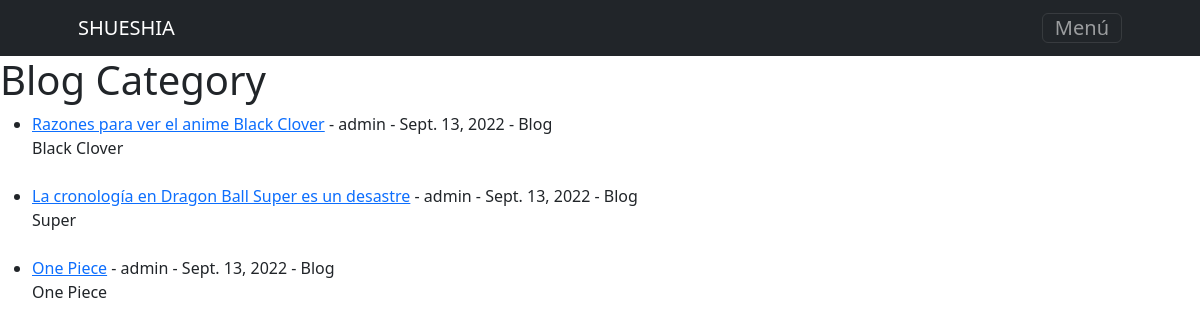
Page /category/Blog on the committed database.
### main/models.py (models this page shows, shortened)
class Post(models.Model):
    title = models.CharField(max_length=50)
    header_image = models.ImageField(null=True, blank=True, upload_to="blog_images")
    title_tag = models.CharField(max_length=50, default="SHUESHIA Blog")
    author = models.ForeignKey(User, on_delete=models.CASCADE)
    body = RichTextField(blank=True, null=True)
    post_date = models.DateField(auto_now_add=True)
    category = models.CharField(max_length=10, default='Blog')
    snippet = models.CharField(max_length=30, default='Presiona el link para leer el post!')
    likes = models.ManyToManyField(User, related_name='blog_post')
    """ Función para contar la cantidad de likes """
    """ Función para retornar el título y el autor """

### main/views.py (the view)
# urls.py: path('category/<str:cats>', CategoryView, name='category'),
def CategoryView(request, cats):
    category_posts = Post.objects.filter(category=cats)
    return render(request, 'categories.html', {'cats':cats.title(), 'category_posts':category_posts})

### main/templates/categories.html (shortened to what this page needs)
{% block barra %}
<link href="https://cdn.jsdelivr.net/npm/bootstrap@5.2.1/dist/css/bootstrap.min.css" rel="stylesheet">
<nav class="navbar navbar-dark bg-dark" id="mainNav">
    <div class="container px-4 px-lg-5">
        <a class="navbar-brand" href="{% url 'home' %}">SHUESHIA</a>
        <button class="navbar-toggler" type="button" data-bs-toggle="collapse" data-bs-target="#navbarResponsive" aria-controls="navbarResponsive" aria-expanded="false" aria-label="Toggle navigation">
            Menú
        </button>
    </div>
</nav>
{% endblock %}
{% block content %}
{% if category_posts %}
<h1> {{ cats }} Category </h1>
<ul>
{% for post in category_posts %}
<li><a href="{% url 'article_details' post.pk %}">{{ post.title }}</a>
    - {{ post.author }} - {{post.post_date}} - {{post.category}}
    <br/>
    {{ post.snippet | safe }}</li>
    <br/>
{% endfor %}
</ul>
{% else %}
    <h2>Esta categoría no existe!</h2>
{% endif %}
{% endblock %}

### rows in the picture
Post: title "Razones para ver el anime Black Clover", author "admin", post_date "Sept. 13, 2022", category "Blog", snippet "Black Clover"
Post: title "La cronología en Dragon Ball Super es un desastre", author "admin", post_date "Sept. 13, 2022", category "Blog", snippet "Super"
Post: title "One Piece", author "admin", post_date "Sept. 13, 2022", category "Blog", snippet "One Piece"

### other values in the picture
{{ cats }} "Blog"
